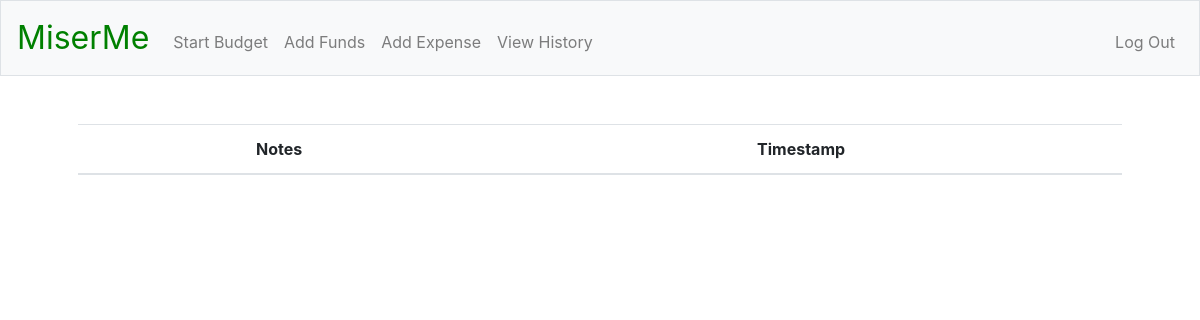
Before: /history (signed in) with the older database file.
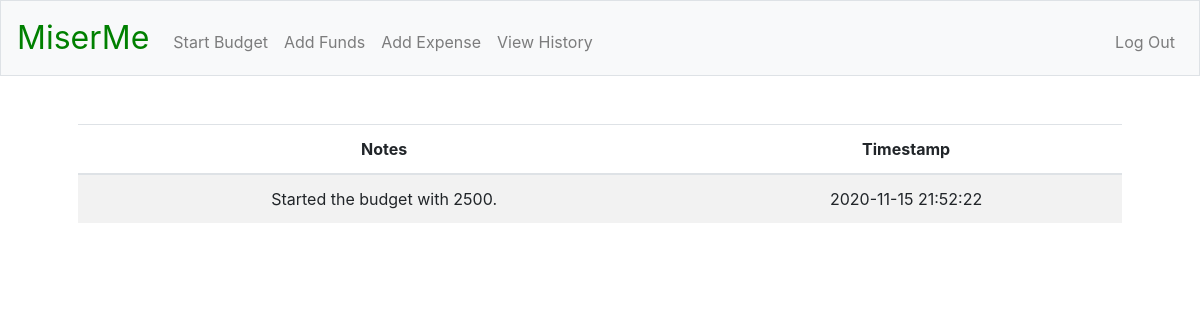
After: the same page with the newer database file.
### tables this page shows
CREATE TABLE history (
history_id INTEGER PRIMARY KEY AUTOINCREMENT NOT NULL,
user_id INTEGER NOT NULL,
notes TEXT NOT NULL,
timestamp DATETIME DEFAULT (DATETIME(CURRENT_TIMESTAMP, 'LOCALTIME')),
FOREIGN KEY(user_id) REFERENCES registrants(id));

### app.py (the view)
@app.route("/history")
@login_required
def history():
    c.execute("""
    SELECT notes, timestamp FROM history WHERE user_id = :user_id;
    """, {"user_id": session["user_id"]})
    rows = c.fetchall()
    entries = []
    for row in rows:
        entries.append({
            "notes": row[0],
            "timestamp": row[1]
        })
    return render_template("history.html", entries = entries)

### helpers.py (called while the page is built)
def login_required(f):
    @wraps(f)
    def decorated_functions(*args, **kwargs):
        if session.get("user_id") is None:
            return redirect("/login")
        return f(*args, **kwargs)
    return decorated_functions

### templates/history.html (shortened to what this page needs)
{% extends "layout.html" %}
{% block main %}
    <table class="table table-striped">
        <thead>
            <tr>
                <th>Notes</th>
                <th>Timestamp</th>
            </tr>
        </thead>
        <tbody>
            {% for i in entries %}
            <tr>
                <td>{{ i["notes"] }}</td>
                <td>{{ i["timestamp"] }}</td>
            </tr>
            {% endfor %}
        </tbody>
    </table>
{% endblock %}

### templates/layout.html (shortened to what this page needs)
<!DOCTYPE html>
<html lang="en">
    <head>
        <link rel="stylesheet" href="https://stackpath.bootstrapcdn.com/bootstrap/4.5.2/css/bootstrap.min.css">
        <link href="/static/styles.css" rel="stylesheet">
    </head>
    <body>
        <nav class="navbar navbar-expand-md navbar-light bg-light border">
            <a class="navbar-brand" href="/"><span class="miserme_brand">MiserMe</span></a>
            <div class="collapse navbar-collapse" id="navbar">
                {% if session.user_id %}
                    <ul class="navbar-nav mr-auto mt-2">
                        <li class="nav-item"><a class="nav-link" href="/start_budget">Start Budget</a></li>
                        <li class="nav-item"><a class="nav-link" href="/add_funds">Add Funds</a></li>
                        <li class="nav-item"><a class="nav-link" href="/expense">Add Expense</a></li>
                        <li class="nav-item"><a class="nav-link" href="/history">View History</a></li>
                    </ul>
                    <ul class="navbar-nav ml-auto mt-2">
                        <li class="nav-item"><a class="nav-link" href="/logout">Log Out</a></li>
                    </ul>
                {% else %}
                    <ul class="navbar-nav ml-auto mt-2">
                        <li class="nav-item"><a class="nav-link" href="/register">Register</a></li>
                        <li class="nav-item"><a class="nav-link" href="/login">Log In</a></li>
                    </ul>
                {% endif %}
            </div>
        </nav>
        <main class="container p-5">
            {% block main %}{% endblock %}
        </main>
    </body>
</html>

### static/styles.css (style rules this page uses)
main { overflow-x: auto; text-align: center; }
nav .navbar-brand { font-size: xx-large; }
nav .navbar-brand .miserme_brand { color: green; }

Changed rows visible on the page:
added history: notes "Started the budget with 2500.", timestamp "2020-11-15 21:52:22"
